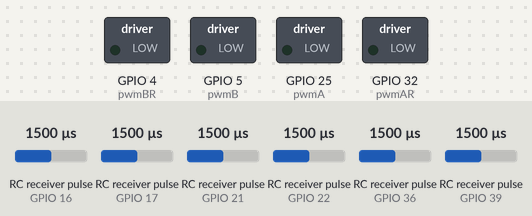
A sketch run on a simulated ESP32. On the bench: switched loads named in the sketch (green lamp = pin HIGH). Wiring (inferred from the names in the program): 6 × RC receiver channel: data GPIO 16 / data GPIO 17 / data GPIO 21 / data GPIO 22 / data GPIO 36 / data GPIO 39. Inputs (shaded band) come from the test bench; at power-on: RC receiver pulse (sensors on GPIO 21, GPIO 36, GPIO 16, GPIO 39, GPIO 17, GPIO 22) 1500 µs. What the sketch prints to the serial monitor is not drawn.

Above: at 1.2 s.
1.3 s: RC receiver pulse (sensor on GPIO 21) set to 1531 µs
At 2.5 s:
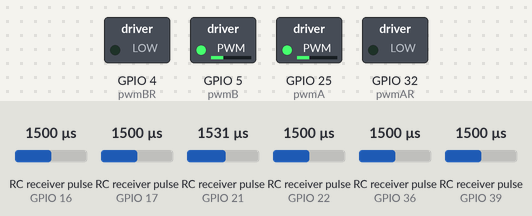
2.8 s: RC receiver pulse (sensor on GPIO 36) set to 1457 µs
4.3 s: RC receiver pulse (sensor on GPIO 36) set to 1440 µs
At 5.1 s:
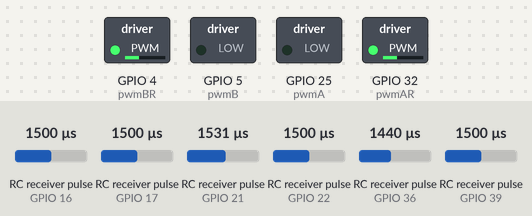
5.8 s: RC receiver pulse (sensor on GPIO 16) set to 1020 µs
At 6.2 s:
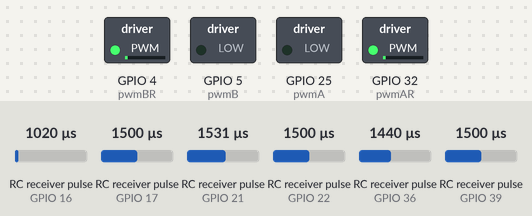
7.3 s: RC receiver pulse (sensor on GPIO 39) set to 1020 µs
At 8.5 s:
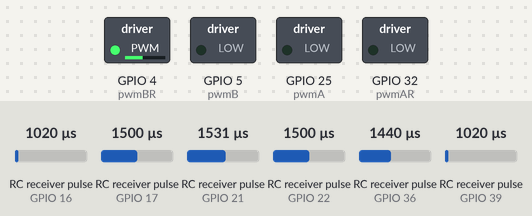
8.8 s: RC receiver pulse (sensor on GPIO 16) set to 1250 µs
At 9.7 s:
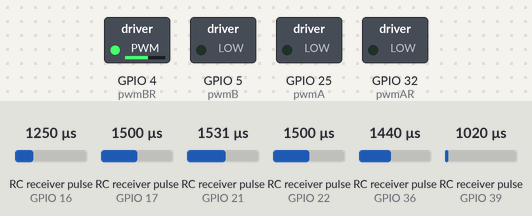
Timing chart, 0 to 11.3 s (numbered marks = the images above; inputs shaded):
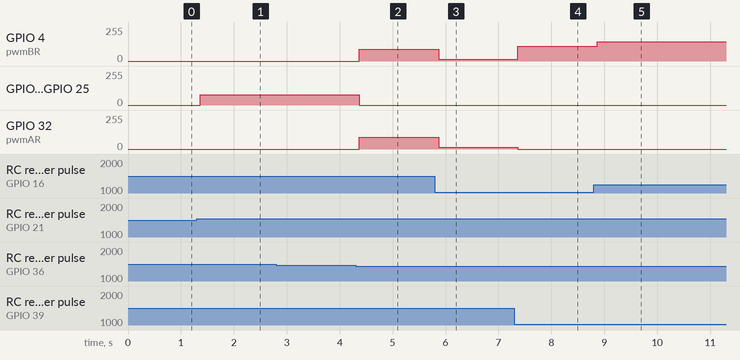

Measured:
- the behaviour switches between 1521 and 1522 µs on RC receiver pulse (sensor on GPIO 21) (found by bisection; images 0 and 1)
- the behaviour switches between 1450 and 1449 µs on RC receiver pulse (sensor on GPIO 36) (found by bisection; images 1 and 2)
- after the input at 1.3 s, GPIO 5 (pwmB), GPIO 25 (pwmA): 0/255 → 77/255 after 0.07 s
- after the input at 2.8 s, every drawn part: stays the same
- after the input at 4.3 s, GPIO 4 (pwmBR), GPIO 32 (pwmAR): 0/255 → 89/255 after 0.07 s; GPIO 5 (pwmB), GPIO 25 (pwmA): 77/255 → 0/255 after 0.07 s
- after the input at 5.8 s, GPIO 4 (pwmBR), GPIO 32 (pwmAR): 89/255 → 15/255 after 0.07 s
- after the input at 7.3 s, GPIO 4 (pwmBR): 15/255 → 111/255 after 0.07 s; GPIO 32 (pwmAR): 15/255 → 0/255 after 0.07 s
- after the input at 8.8 s, GPIO 4 (pwmBR): 111/255 → 146/255 after 0.07 s

The sketch:

Robo-Soccer-V1.ino
```cpp
#define CH1 39
#define CH2 36
#define CH3 16
#define CH4 17
#define CH5 21
#define CH6 22

#define pwmA 25
#define pwmAR 32
#define pwmB 5
#define pwmBR 4
#define pfreq 1000

int MotorSpeedA = 0;
int MotorSpeedB = 0;
int MotorDirA = 0;
int MotorDirB = 0;
int rcCH1, rcCH2, rcCH3, rcCH4, rcCH5, rcCH6;

void mControlA(int mspeed, int mdir) {
  if (mdir == 0) {
    analogWriteFrequency(pwmA, pfreq+(mspeed*8));
    analogWrite(pwmA, mspeed);
    analogWriteFrequency(pwmAR, pfreq+(mspeed*8));
    analogWrite(pwmAR, 0 );

    Serial.print("|| A - forward ");
  } else if (mdir == 1) {
    // Motor forward
    analogWriteFrequency(pwmAR, pfreq+(mspeed*8));
    analogWrite(pwmAR, mspeed);
    analogWriteFrequency(pwmA, pfreq+(mspeed*8));
    analogWrite(pwmA, 0);
    Serial.print("|| A - backward ");
  } else{
    analogWriteFrequency(pwmAR, pfreq+(mspeed*8));
    analogWrite(pwmAR,0);
    analogWriteFrequency(pwmA, pfreq+(mspeed*8));
    analogWrite(pwmA, 0);
  }
}

void mControlB(int mspeed, int mdir) {
  if (mdir == 0) {
    // Motor backward
    Serial.print("|| B - forward || ");
    analogWriteFrequency(pwmB, pfreq+(mspeed*8));
    analogWrite(pwmB, mspeed);
    analogWriteFrequency(pwmBR, pfreq+(mspeed*8));
    analogWrite(pwmBR, 0);
  } else if (mdir == 1) {
    // Motor forward
    analogWriteFrequency(pwmBR, pfreq+(mspeed*8));
    analogWrite(pwmBR, mspeed);
    analogWriteFrequency(pwmB, pfreq+(mspeed*8));
    analogWrite(pwmB, 0);
    Serial.print("|| B - backward || ");
  } else{
    analogWriteFrequency(pwmBR, pfreq+(mspeed*8));
    analogWrite(pwmBR,0);
    analogWriteFrequency(pwmB, pfreq+(mspeed*8));
    analogWrite(pwmB, 0);
  }
}

int readChannel(int channelInput, int minLimit, int maxLimit, int defaultValue) {
  int ch = pulseIn(channelInput, HIGH, 25000);
  if (ch < 10) return defaultValue;
  return map(ch, 1000, 2000, minLimit, maxLimit);
}

bool readSwitch(byte channelInput, bool defaultValue) {
  int intDefaultValue = (defaultValue) ? 100 : 0;
  int ch = readChannel(channelInput, 0, 100, intDefaultValue);
  return (ch > 50);
}

void setup() {
  Serial.begin(115200);
  pinMode(CH1, INPUT);
  pinMode(CH2, INPUT);
  pinMode(CH3, INPUT);
  pinMode(CH4, INPUT);
  pinMode(CH5, INPUT);
  pinMode(CH6, INPUT);

  pinMode(pwmA, OUTPUT);
  pinMode(pwmB, OUTPUT);
  pinMode(pwmAR, OUTPUT);
  pinMode(pwmBR, OUTPUT);

}

void loop() {
  rcCH1 = readChannel(CH1, -100, 100, 0);
  rcCH2 = readChannel(CH2, -100, 100, 0);
  rcCH3 = readChannel(CH3, 0,155, 0);
  rcCH4 = readChannel(CH4, -255, 255, 0);
  rcCH5 = readChannel(CH5, -255, 255, 0);
  rcCH6 = readChannel(CH6, -255, 255, 0);
  Serial.print("Ch1 = ");
  Serial.print(rcCH1);

  Serial.print(" Ch2 = ");
  Serial.print(rcCH2);

  Serial.print(" Ch3 = ");
  Serial.print(rcCH3);

  Serial.print(" Ch4 = ");
  Serial.print(rcCH4);

  Serial.print(" Ch5 = ");
  Serial.print(rcCH5);

  Serial.print(" Ch6 = ");
  Serial.print(rcCH6);
  if (rcCH2 > 10) {
    MotorDirA = 0;
    MotorDirB = 0;
  } else if ( rcCH2 < -10){
    MotorDirA = 1;
    MotorDirB = 1;
  }
  else if(rcCH1 > 0 && rcCH2 < 10 && rcCH2 > -10){
    MotorDirA = 0;
    MotorDirB = 1;
  }
  else if(rcCH1 < 0 && rcCH2 < 10 && rcCH2 > -10){
    MotorDirA = 1;
    MotorDirB = 0;
  }

  if (rcCH2 >= 10 || rcCH2 <= -10 ){
    if(rcCH5 > 10){
      MotorSpeedA = rcCH3 + abs(rcCH2);
      MotorSpeedB = rcCH3 + abs(rcCH2);
      MotorSpeedA += rcCH1;
      MotorSpeedB -= rcCH1;
    }
  }
  else if (rcCH2 < 10 && rcCH2 > -10){
    if(rcCH5> 10){
      MotorSpeedA = rcCH3 + abs(rcCH1);
      MotorSpeedB = rcCH3 + abs(rcCH1);
    }
  }
  else{
    MotorSpeedA = 0;
    MotorSpeedB = 0;
  }
  // Ensure that speeds are between 0 and 253
  MotorSpeedA = constrain(MotorSpeedA, 0, 253);
  MotorSpeedB = constrain(MotorSpeedB, 0, 253);

  mControlA(MotorSpeedA, MotorDirA);
  mControlB(MotorSpeedB, MotorDirB);

  Serial.print("Motor A Speed = ");
  Serial.print(MotorSpeedA);
  Serial.print(" | Motor B Speed = ");
  Serial.println(MotorSpeedB);

}
```
